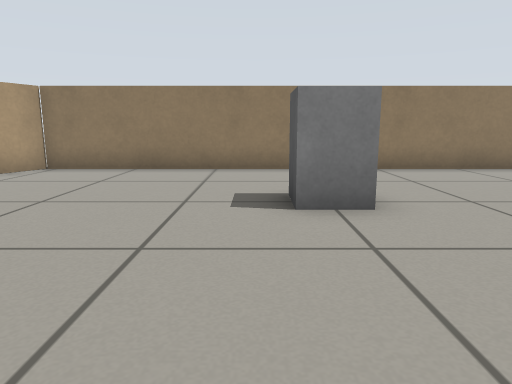
view 1 (above)

16 first-person views from a walk through a robot-simulator world made for Gazebo. The camera is 0.51 m above the floor, tilts 10° down and sees 70° across. The floor is counted in squares, 0.5 m on a side. Each view is taken from the middle of a square. On the plan, view 1 faces up. The plan holds only what a view shows up to about 13 squares ahead; the rest is blank.

view 2
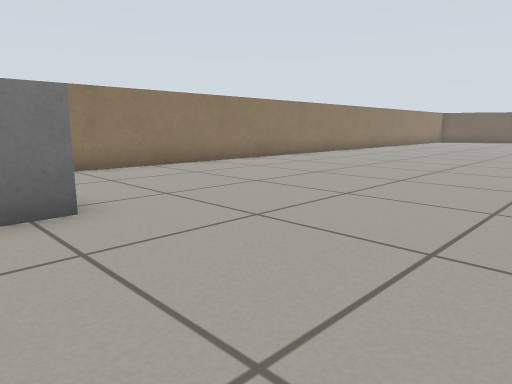

view 3
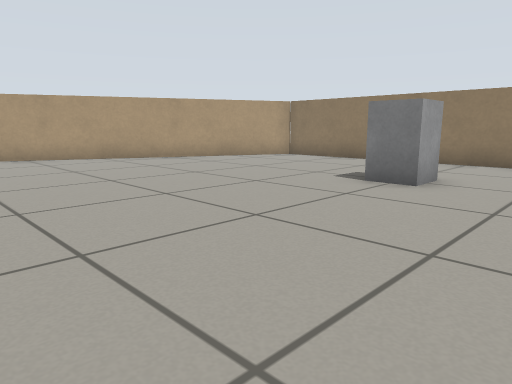

view 4
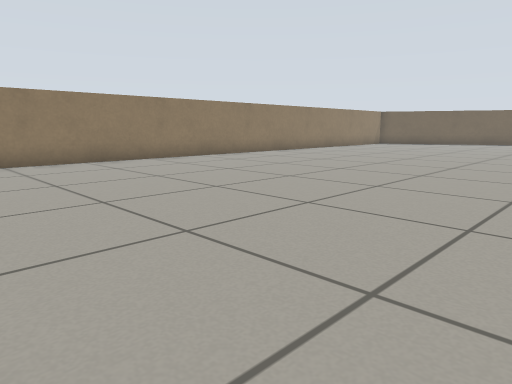

view 5
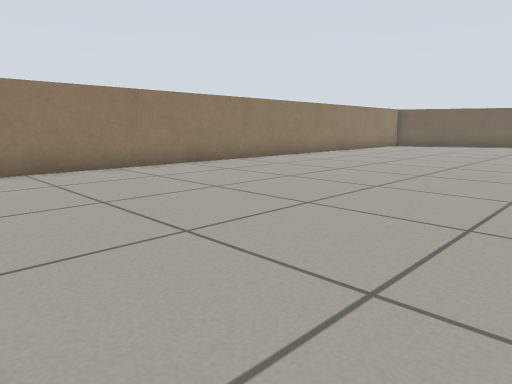

view 6
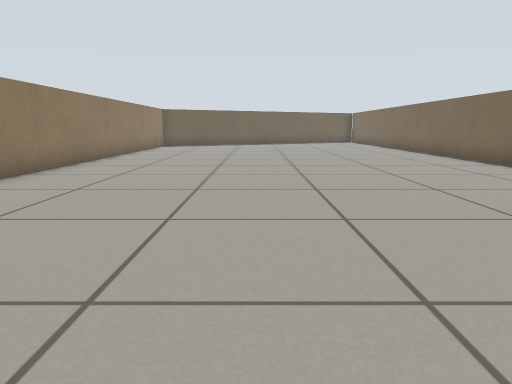

view 7
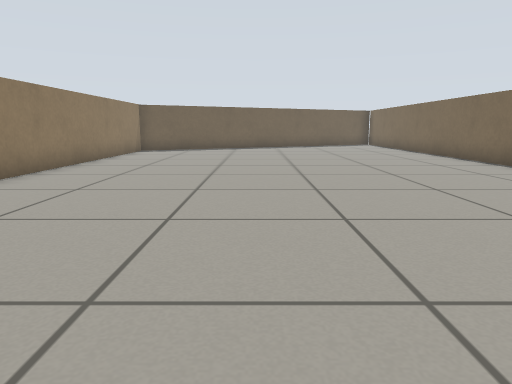

view 8
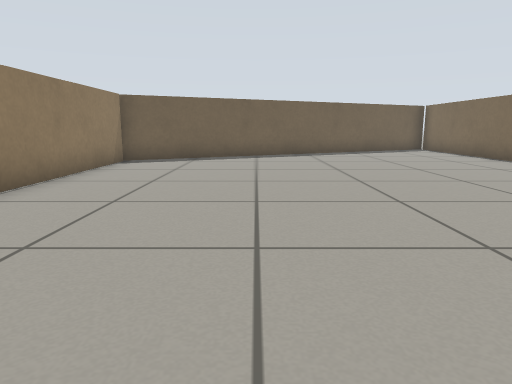

view 9
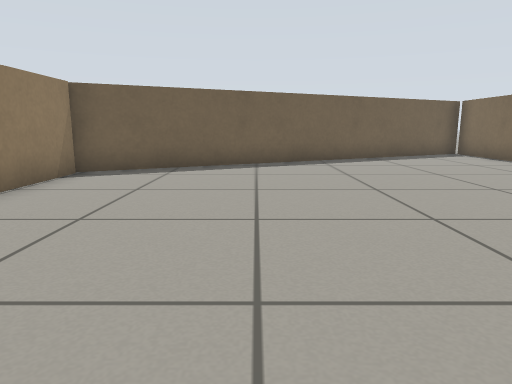

view 10
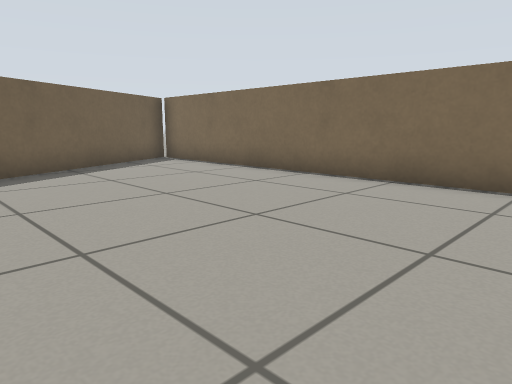

view 11
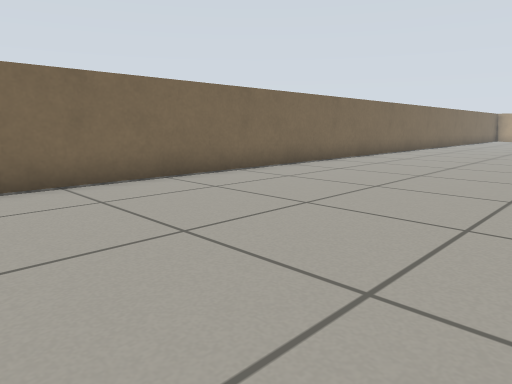

view 12
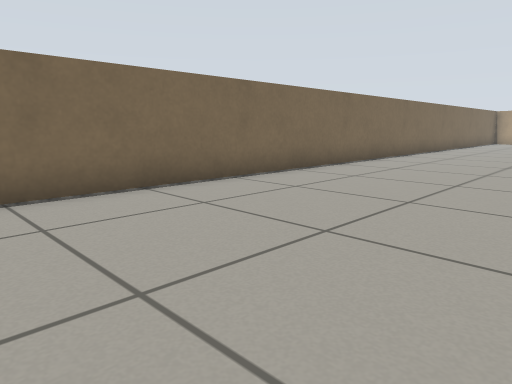

view 13
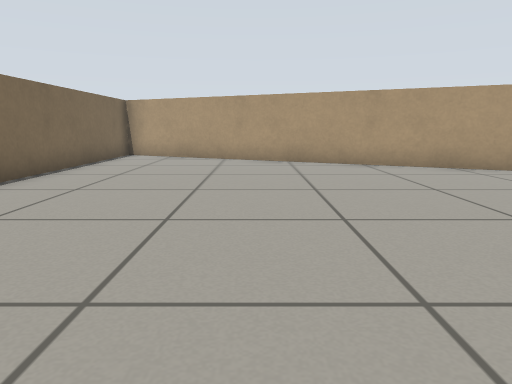

view 14
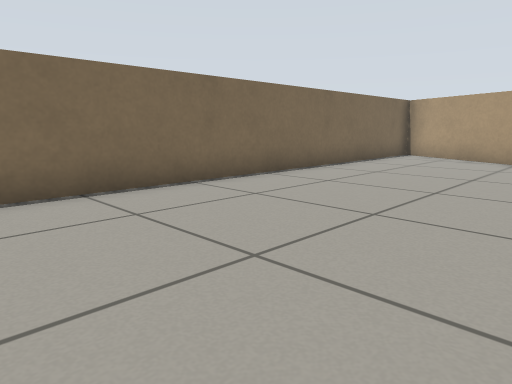

view 15
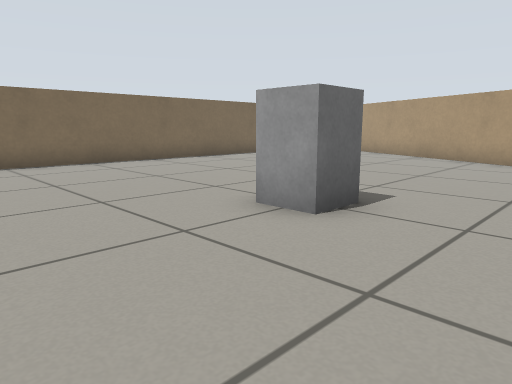

view 16
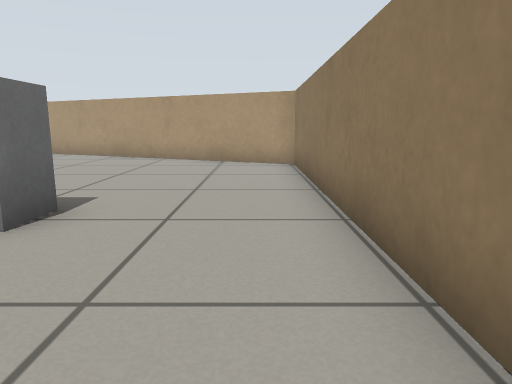

### Floor plan
Points are (right, up) in squares from view 1. A wall is a line through its corners. A room is listed if a view was taken in it or the views show most of it. See-through windows are left out.
Room 1 (views 1, 2, 3, 4, 5, 6, 7, 8, 9, 10, 11, 12, 13, 14, 15, 16)
walls: (-10.4, -2.8) (33.3, -2.8) (27.4, 9.1) (-5.2, 9.1) (-10.5, -2.2)
objects: grey box (0, 4) to (1, 5)

Positions as (right, up) in squares from view 1, and headings:
1: (0, 0), facing up
2: (0, 0), facing up-right
3: (4, -2), facing up-left
4: (5, -2), facing up-right
5: (7, 0), facing up-right
6: (7, 4), facing right
7: (11, 4), facing right
8: (16, 5), facing right
9: (19, 5), facing right
10: (22, 4), facing down-right
11: (21, 4), facing down-left
12: (16, 3), facing down-left
13: (3, 2), facing left
14: (3, 3), facing down-left
15: (5, 8), facing down-left
16: (5, 8), facing left
